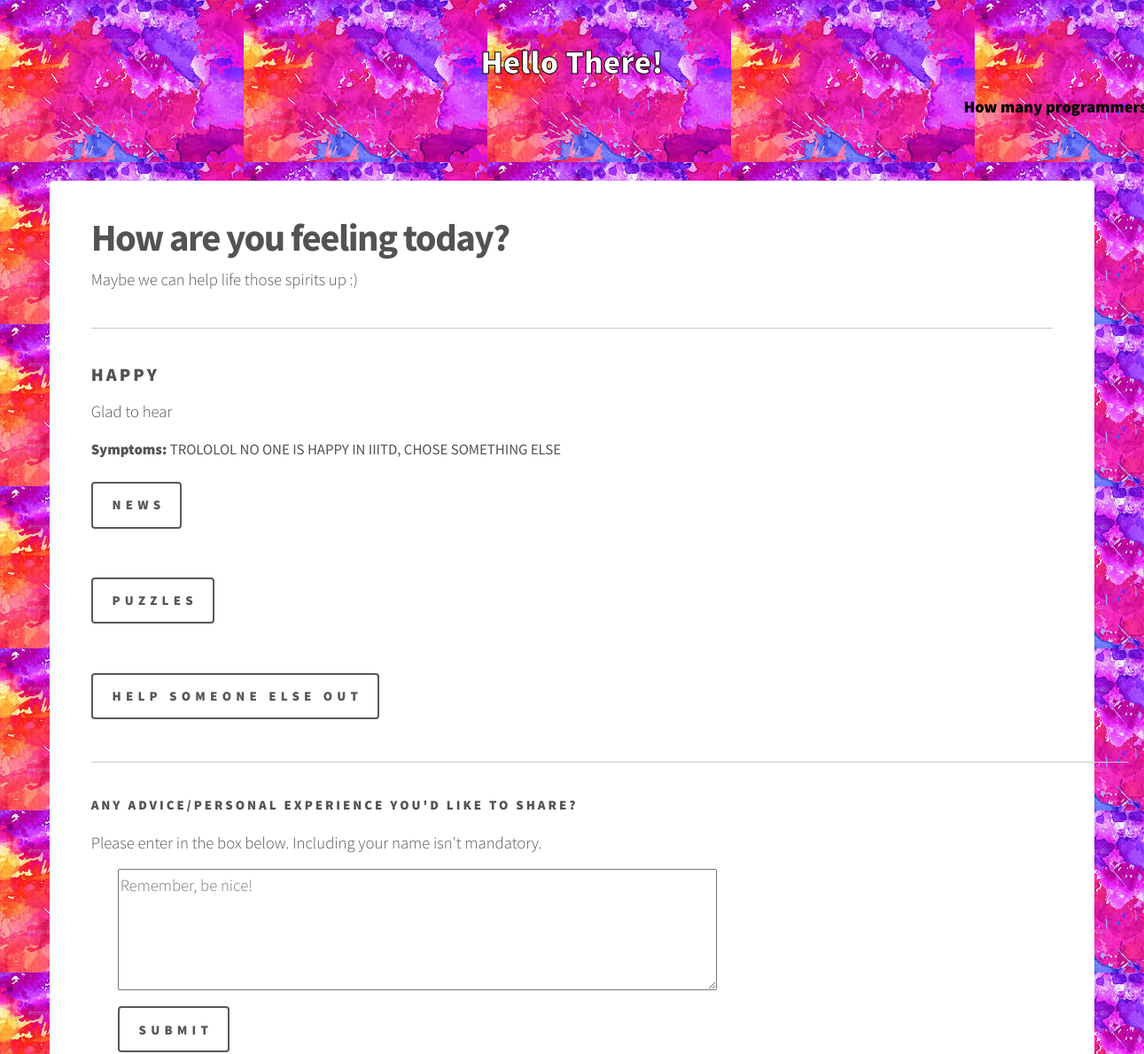
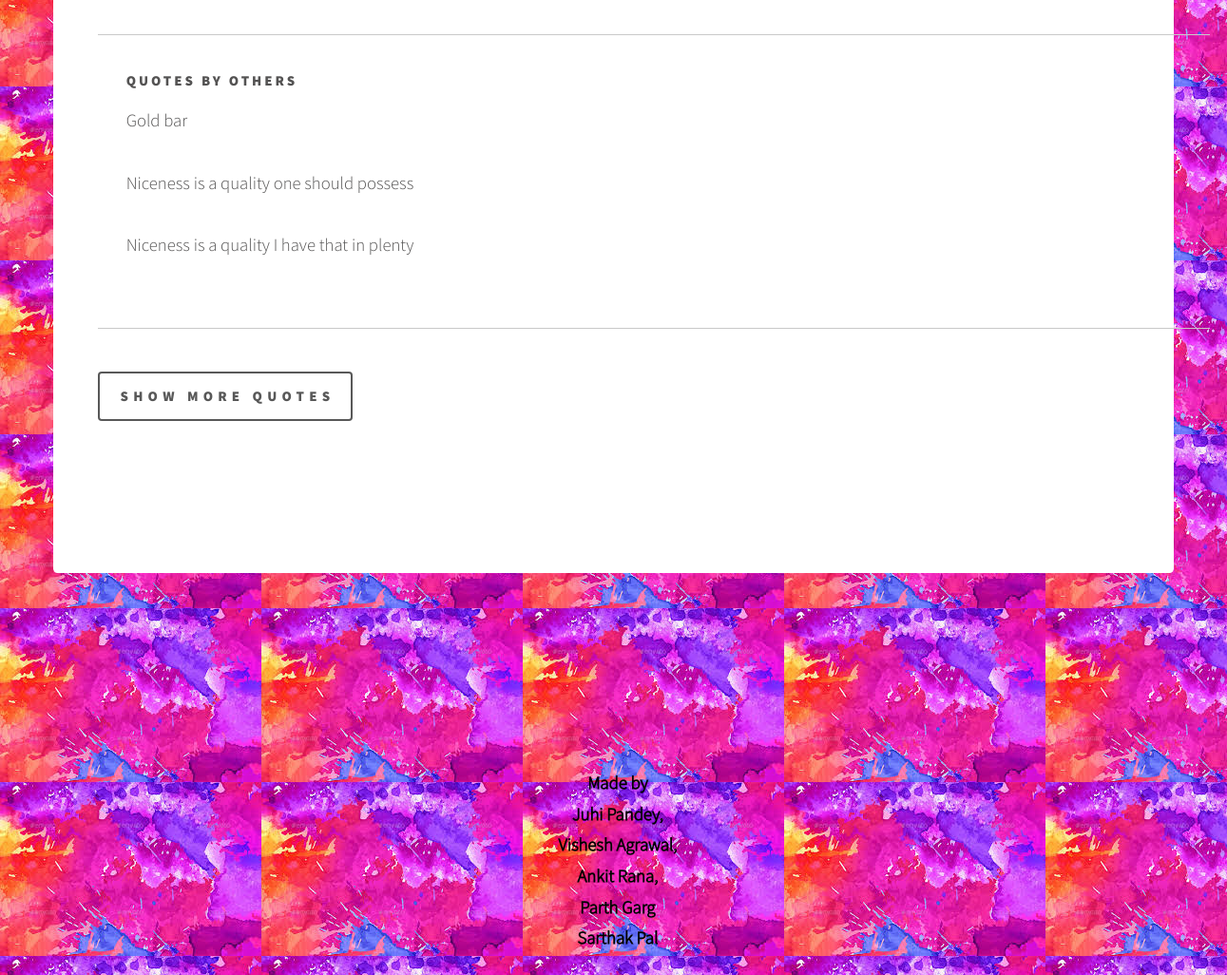
/pb123.php, run on the app's committed database (2 pictures, top to bottom).
### tables this page shows
CREATE TABLE `quotes` (
  `q_id` int(11) NOT NULL,
  `quote` text NOT NULL DEFAULT '\'"Life is beautiful"\''
);

### pb123.php (the view, shortened to what this page needs)
<!DOCTYPE HTML>
<html>
	<head>
		<link rel="stylesheet" type="text/css" href="PB-ProjectStyle.css">
	</head>
	<body class="is-preload">
			<div id="wrapper">
					<header id="header">
						<div class="inner">
								<a class="logo">
									<span class="title">Hello There!</span>
								</a>
						</div>
					</header>
            <div id="wrapper">
                    <div><span style="color:black">
                    <div id="jokeDisplay">
                    </div>
</div>
					<div id="main">
						<div class="inner">
							<header>
								<h1>How are you feeling today?</h1>
								<p>Maybe we can help life those spirits up :)</p>
							</header>
              <hr>
							<section id="intro" class="main">
								<div class="spotlight">
									<div class="content">
                  <div class="spotlight">
                    <div class="content">
                      <h2>Happy</h2>
                      <p>Glad to hear</p>
                      <h6><b>Symptoms: </b>TROLOLOL NO ONE IS HAPPY IN IIITD, CHOSE SOMETHING ELSE</h6>
                      <ul class="actions">
                        <li><a target="_blank" href="https://link to our website" class="button">News</a></li>
                      </ul>
                      <ul class="actions">
                        <li><a target="_blank" href="https://link to our website" class="button">Puzzles</a></li>
                      </ul>
                      <ul class="actions">
                        <li><a target="_blank" href="https://link to our website" class="button">Help someone else out</a></li>
                      </ul>
                    </div>
                  </div>
                <hr>
                <div class="spotlight">
                  <div class="content">
                    <h5>Any advice/personal experience you'd like to share?</h5>
                      <p>Please enter in the box below. Including your name isn't mandatory.</p>
              <div class = "container">
                <div class = "container">
                  <div class = "form_group">
                  <form action="action_page.php" method="get">
                    <textarea name="quote" placeholder="Remember, be nice!" id="quote" cols="70" rows="4"></textarea>
                    <br>
                    <input type="submit" value="Submit">
                    </form>
                </div>
              </div></div>
                <hr>
              <div class = "container">
                <div class = "container">
                <h5>Quotes by Others</h5>
                <?php
                $link = mysqli_connect("localhost", "root", "", "stay_at_home");
                $sqselect="SELECT quote FROM quotes ORDER BY q_id DESC LIMIT 3";
                if($result=mysqli_query($link, $sqselect)){
                    while ($row = mysqli_fetch_assoc($result))
                 {
                    echo $row['quote'];
                    echo "<br><br>";
                 }
                }
                else{
                    echo "ERROR: Could not able to execute $sql. " . mysqli_error($link);
                    }
                ?>
                </div></div>
                    </div>
                  </div>
                <hr>
                <a target="_blank" href="full_quotes.php" class="button">Show more quotes</a>
							</section>
						</div>
					</div>
					<footer id="footer">
						<div class="inner">
							<ul class="copyright">
								<li>Made by </li>
                <li>Juhi Pandey,</li>
                <li>Vishesh Agrawal,</li>
                <li>Ankit Rana, </li>
                <li>Parth Garg</li>
                <li>Sarthak Pal</li>
							</ul>
						</div>
					</footer>
			</div>
	</body>
</html>

### data on the page
quotes: quote "Gold bar"
quotes: quote "Niceness is a quality one should possess"
quotes: quote "Niceness is a quality I have that in plenty"
